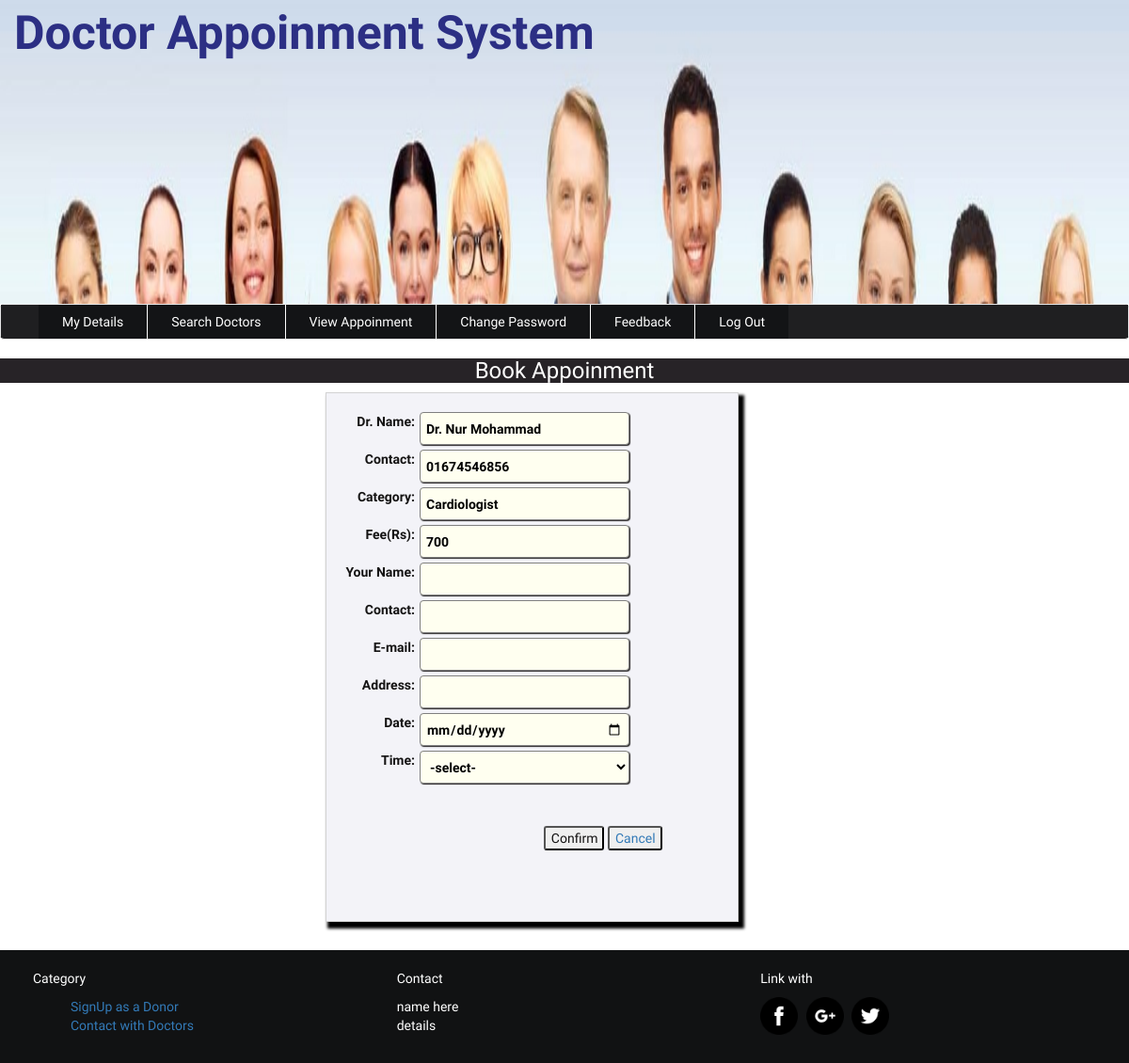
Screenshot of /patient/booking.php?doc_id=5 with the database file from the repository.
### tables this page shows
CREATE TABLE `doctor` (
  `doc_id` int(22) NOT NULL,
  `doctor_id` varchar(22) NOT NULL,
  `name` varchar(22) NOT NULL,
  `address` varchar(100) NOT NULL,
  `contact` varchar(14) NOT NULL,
  `email` varchar(22) NOT NULL,
  `expertise` varchar(22) NOT NULL,
  `id` int(11) NOT NULL,
  `fee` varchar(111) NOT NULL,
  `userid` varchar(22) NOT NULL,
  `password` varchar(22) NOT NULL,
  `pic` varchar(111) NOT NULL
);

### patient/booking.php (the view, shortened to what this page needs)
<?php include('header.php'); ?>
<?php include('uptomenu.php'); ?>
<?php
	$doc_id = isset($_GET['doc_id'])?$_GET['doc_id']:"";
 ?>
					<?php
					include('../config.php');
							$sql="SELECT * FROM doctor WHERE doc_id = $doc_id ";
							$result = $conn->query($sql);
							if ($result->num_rows > 0) {
							    while($row  = $result->fetch_assoc()) {
							        $name 	= $row["name"];
							        $expertise 	= $row["expertise"];
							        $contact 	= $row["contact"];
							        $fee = $row["fee"];
							    }
							}
					?>
		<div class="login" style="background-color:#fff;">
		<h3 class="text-center" style="background-color:#272327;color: #fff;">Book Appoinment</h3>
			<div class="formstyle" style="float: right;padding:20px;border: 1px solid lightgrey;margin-right:415px; margin-bottom:30px;background-color:#f3f3f8;color:#141313;">
				<form action="" method="post" class="text-center form-group" enctype="multipath/form-data">
					<label>
						Dr. Name: <input type="text" name="dname" value="<?php echo $name; ?>" readonly>
					</label><br><br>
 					<label>
						Contact: <input type="text" name="dcontact" value="<?php echo $contact; ?>" readonly>
					</label><br><br>
					<label>
						Category: <input type="text" name="expertise" value="<?php echo $expertise; ?>" readonly>
					</label><br><br>
					<label>
						Fee(Rs): <input type="text" name="fee" value="<?php echo $fee; ?>" readonly >
					</label><br><br>
					<label>
						Your Name: <input type="text" name="pname" value="" require>
					</label><br><br>
 					<label>
						 Contact: <input type="text" name="pcontact" value="" require>
					</label><br><br>
					<label>
						 E-mail: <input type="email" name="email" value="" required>
					</label><br><br>
					<label>
						 Address: <input type="text" name="address" value="" required>
					</label><br><br>
					<label>
						 Date: <input type="date" name="dates" value=""required >
					</label><br><br>
					<label>
						 Time: <select name="tyme" required>
										<option value="">-select-</option>
									</select>
					</label><br><br>
					<br><br>
					<button name="submit" type="submit" style="padding-right:5px;border-radius:3px;margin-right:;">Confirm</button>
					<a href="search_doctor.php"><button name="" type="" style="padding-right:5px;border-radius:3px;margin-right:-150px;">Cancel</button></a> <br>
				</form> <br><br>
			</div>
		</div>
 <?php include('footer.php'); ?>
	</div>
</body>
</html>

### patient/style.css (style rules this page uses)
body { padding: 5px auto; font-family: 'El Messiri', sans-serif; background:url(../img/bg3.jpg) fixed no-repeat; background-size:cover; }
input[type="text"],input[type="email"],input[type="password"],input[type="number"],input[type="date"],select,option { text-align: initial; width:223px; box-shadow:1px 1px 1px #2d2a2a; height:35px; line-height: normal; line-break: inherit; background-color: ivory; color: black; align-self: normal; margin-left: 5px; border:1px solid grey; border-radius: 4px; padding:4px 6px; float: right; margin-right: 95px; }
select,option { text-align: initial; width: 223px; box-shadow:1px 1px 1px #2d2a2a; height:35px; line-height: normal; line-break: inherit; background-color: ivory; align-self: normal; margin-left: 5px; border:1px solid grey; border-radius: 4px; padding:4px 6px; float: right; margin-right: 95px; }
label { cursor: pointer; float: right; }
.formstyle { box-shadow: 4px 5px 3px 2px black; }

### rows the page displays
doctor: dname "Dr. Nur Mohammad", dcontact "01674546856", expertise "Cardiologist", fee "700"
